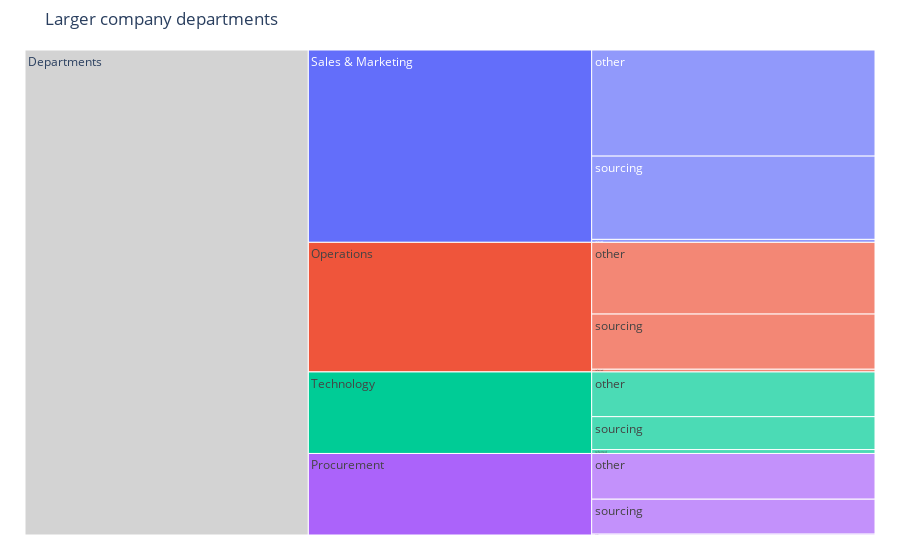

Write notebook code for a chart like this one.
### Code cell
generateIcicleByDepartment(departments_large, "recruitment_channel","Larger company departments")

### Figure 1 — Plotly figure (JSON) as saved in the notebook; plotly's stock layout.template omitted (floating-point values rounded to 4 significant figures)
{"data": [{"branchvalues": "total", "ids": ["Departments", "Sales & Marketing", "Sales & Marketing - sourcing", "Sales & Marketing - other", "Sales & Marketing - referred", "Operations", "Operations - sourcing", "Operations - other", "Operations - referred", "Technology", "Technology - sourcing", "Technology - other", "Technology - referred", "Procurement", "Procurement - sourcing", "Procurement - other", "Procurement - referred"], "labels": ["Departments", "Sales & Marketing", "sourcing", "other", "referred", "Operations", "sourcing", "other", "referred", "Technology", "sourcing", "other", "referred", "Procurement", "sourcing", "other", "referred"], "parents": ["", "Departments", "Sales & Marketing", "Sales & Marketing", "Sales & Marketing", "Departments", "Operations", "Operations", "Operations", "Departments", "Technology", "Technology", "Technology", "Departments", "Procurement", "Procurement", "Procurement"], "root": {"color": "lightgrey"}, "type": "icicle", "values": [42464, 16840, 7291, 9290, 259, 11348, 4831, 6279, 238, 7138, 2882, 3914, 342, 7138, 3057, 4002, 79]}], "layout": {"margin": {"b": 25, "l": 25, "r": 25, "t": 50}, "title": {"text": "Larger company departments"}}}
